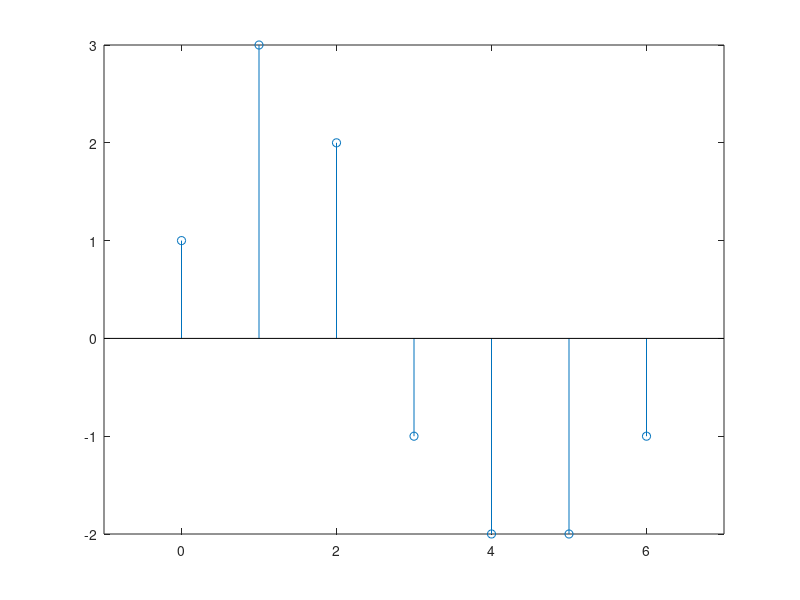
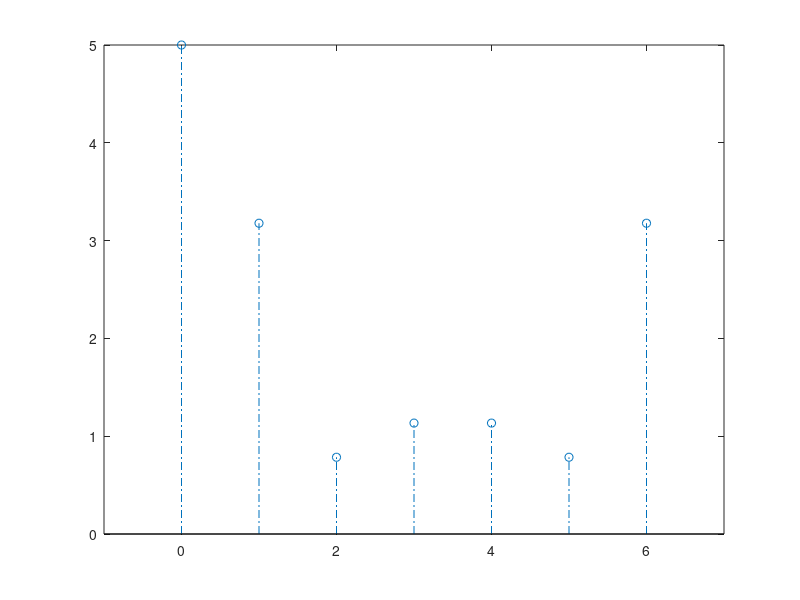
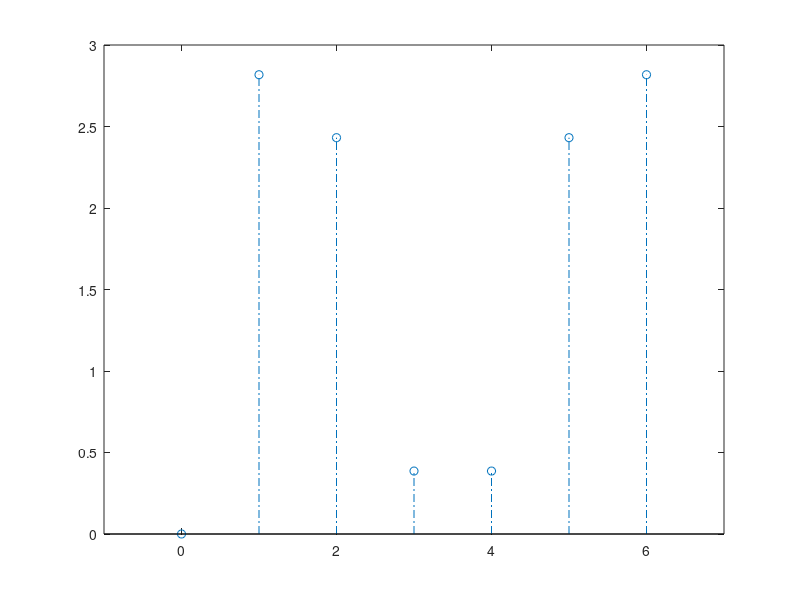
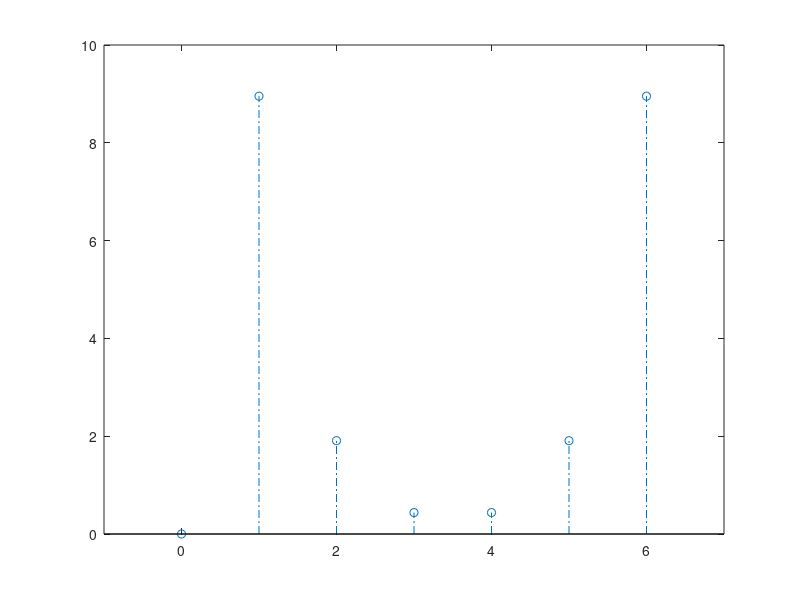

Write the MATLAB code that produced these figures, in order.
x = [1 2 1 1];
h = [1 1 -1 -1];
y = conv(h, x);
ny = (0:length(y)-1);
close all;
figure('Name','y=conv(h,x)','NumberTitle','off');
stem(ny, y);
xlim([-1 7]);

N = 7;
X = fft(x,N);
H = fft(h,N);

figure('Name','X','NumberTitle','off');
stem((0:N-1),abs(X), '-.');
xlim([-1 7]);

figure('Name','H','NumberTitle','off');
stem((0:N-1),abs(H), '-.');
xlim([-1 7]);

Y = H.*X;
figure('Name','Y','NumberTitle','off');
stem((0:N-1),abs(Y), '-.');
xlim([-1 7]);

yifft = ifft(Y,N);
figure('Name','y=ifft(Y,N)','NumberTitle','off');
stem((0:N-1),yifft, '-.');
xlim([-1 7]);

%circular convolution
lenx = length(x);
lenh = length(h);
x_ = [x, zeros(1,lenh)];
h_ = [h, zeros(1,lenx)];
y_ = zeros(1, lenx+lenh);
for n = 1:length(y_)
    for k = 1:length(h_)
        if ((n-k)>0)
            y_(n) = y_(n) + h_(k)*x_(mod((n-k),8)); 
        end
    end
end

ny_ = 0:length(y_)-1;
figure('Name','circular convolution','NumberTitle','off');
stem(ny_, y_, '-.');
xlim([-1 7]);









